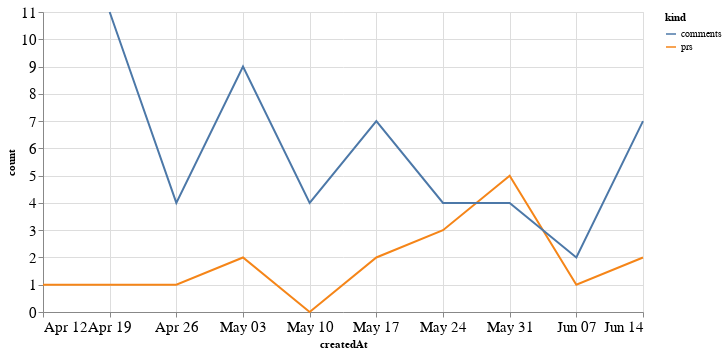

Write notebook code for a chart like this one.
### Code cell
alt.Chart(total_time, width=600).mark_line().encode(
    x='createdAt',
    y='count',
    color='kind'
)

### Figure 1 — Vega-Lite specification as saved in the notebook (floating-point values rounded to 4 significant figures)
{"config": {"axisLeft": {"labelFontSize": 15}, "axisBottom": {"labelFontSize": 15}}, "data": {"name": "data-31ad859442fb48572cbd90024c94d62b"}, "mark": "line", "encoding": {"color": {"type": "nominal", "field": "kind"}, "x": {"type": "temporal", "field": "createdAt"}, "y": {"type": "quantitative", "field": "count"}}, "width": 600, "$schema": "https://vega.github.io/schema/vega-lite/v4.8.1.json", "datasets": {"data-31ad859442fb48572cbd90024c94d62b": [{"createdAt": "2020-04-12T00:00:00", "kind": "prs", "count": 1.0}, {"createdAt": "2020-04-19T00:00:00", "kind": "prs", "count": 1.0}, {"createdAt": "2020-04-26T00:00:00", "kind": "prs", "count": 1.0}, {"createdAt": "2020-05-03T00:00:00", "kind": "prs", "count": 2.0}, {"createdAt": "2020-05-10T00:00:00", "kind": "prs", "count": 0.0}, {"createdAt": "2020-05-17T00:00:00", "kind": "prs", "count": 2.0}, {"createdAt": "2020-05-24T00:00:00", "kind": "prs", "count": 3.0}, {"createdAt": "2020-05-31T00:00:00", "kind": "prs", "count": 5.0}, {"createdAt": "2020-06-07T00:00:00", "kind": "prs", "count": 1.0}, {"createdAt": "2020-06-14T00:00:00", "kind": "prs", "count": 2.0}, {"createdAt": "2020-04-12T00:00:00", "kind": "comments", "count": null}, {"createdAt": "2020-04-19T00:00:00", "kind": "comments", "count": 11.0}, {"createdAt": "2020-04-26T00:00:00", "kind": "comments", "count": 4.0}, {"createdAt": "2020-05-03T00:00:00", "kind": "comments", "count": 9.0}, {"createdAt": "2020-05-10T00:00:00", "kind": "comments", "count": 4.0}, {"createdAt": "2020-05-17T00:00:00", "kind": "comments", "count": 7.0}, {"createdAt": "2020-05-24T00:00:00", "kind": "comments", "count": 4.0}, {"createdAt": "2020-05-31T00:00:00", "kind": "comments", "count": 4.0}, {"createdAt": "2020-06-07T00:00:00", "kind": "comments", "count": 2.0}, {"createdAt": "2020-06-14T00:00:00", "kind": "comments", "count": 7.0}]}}
